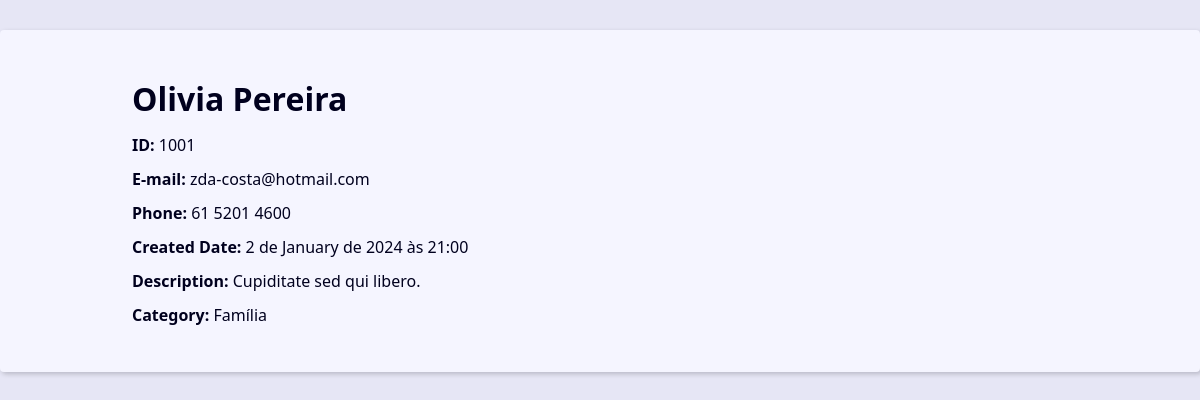
The app's page /1001/ with its own data.
### contact/models.py (models this page shows, shortened)
class Contact(models.Model):
    first_name = models.CharField(max_length= 50) #string
    last_name = models.CharField(max_length= 50, blank=True)
    phone = models.CharField(max_length= 50)
    email = models.EmailField(max_length= 254, blank=True)# A opção de colocar email agora é opcional)
    created_date = models.DateTimeField(default=timezone.now)
    description = models.TextField(blank=True)
    show = models.BooleanField(default=True)
    picture = models.ImageField(blank=True, upload_to='pictures/%Y/%m/')
    category = models.ForeignKey(Category, on_delete=models.SET_NULL, blank=True, null=True)
    onwer = models.ForeignKey(User, on_delete=models.SET_NULL, blank=True, null=True)

class Category(models.Model):
    class Meta:
        verbose_name = 'Category'
        verbose_name_plural = 'Categories'
    name = models.CharField(max_length=50)

### contact/views/contact_views.py (the view)
# urls.py: path('', include('contact.urls')),
def contact(resquest, contact_id):
    single_contact = get_object_or_404(Contact, pk=contact_id)
    context = {
        'contact': single_contact,
    }
    return render(
        resquest,
        'contact/contact.html',
        context
    )

### contact/templates/contact/contact.html
{% extends "global/base.html" %}
{% block content %}
    <div class='single-contact'>
        <h1 class='single-contact-name'>
            {{ contact.first_name }} {{ contact.last_name }}
        </h1>
        <p><b>ID: </b>{{ contact.id }}</p>
        <p><b>E-mail: </b>{{ contact.email }}</p>
        <p><b>Phone: </b>{{ contact.phone }}</p>
        <p><b>Created Date: </b>{{ contact.created_date }}</p>
        <p><b>Description: </b>{{ contact.description }}</p>
        <p><b>Category: </b>{{ contact.category.name }}</p>
    </div>
{% endblock content %}

### base_static/global/css/style.css (style rules this page uses)
:root { --spacing: 1.5rem; --link-dark-color: rgb(0, 83, 134); --link-light-color: rgb(156, 217, 255); --clr-white: rgb(245, 245, 255); --clr-black: rgb(0, 0, 30); --clr-light-gray: rgb(230, 230, 245); --clr-dark-shadow-5: rgba(0, 0, 10, 5%); --clr-dark-shadow-10: rgba(0, 0, 10, 10%); --clr-dark-shadow-20: rgba(0, 0, 10, 20%); --clr-light-shadow-5: rgba(200, 200, 255, 5%); --clr-light-shadow-10: rgba(200, 200, 255, 10%); --clr-light-shadow-20: rgba(200, 200, 255, 20%); --main-page-width: 120rem; --table-min-width: 60rem; --biggest-font-size: 5rem; --bigger-font-size: 4rem; --big-font-size: 3.2rem; --medium-font-size: 2.4rem; --small-font-size: 1.6rem; --smaller-font-size: 1.4rem; --smallest-font-size: 1.2rem; --transition-fast: 300ms; --transition-medium: 600ms; --transition-slow: 1s; --default-border-radius: 4px; }
*, *::before, *::after { margin: 0; padding: 0; box-sizing: border-box; }
html { font-size: 62.5%; }
body { font-family: system-ui, -apple-system, BlinkMacSystemFont, 'Segoe UI', Roboto, Oxygen, Ubuntu, Cantarell, 'Open Sans', 'Helvetica Neue', sans-serif; line-height: 1.5; font-size: var(--small-font-size); color: var(--clr-black); -webkit-font-smoothing: antialiased; background: var(--clr-light-gray); }
@media (min-width: 600px) { .single-contact { max-width: 80%; margin: calc(var(--spacing) * 2) auto; } }
.single-contact h1 { margin: 1rem 0; }
.single-contact p { margin: 1rem 0; }

### records on screen
Contact: first_name "Olivia", last_name "Pereira", id "1001", email "zda-costa@hotmail.com", phone "61 5201 4600", created_date "2 de January de 2024 às 21:00", description "Cupiditate sed qui libero.", category.name "Família"
